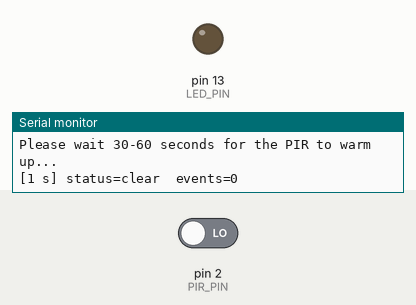
This sketch was run on a simulated Arduino Uno, built with avr-gcc and run on an emulated ATmega328P. Shown: output pins drawn as LEDs (lit = HIGH), the last lines printed to the serial monitor. The test bench sets the inputs (shaded band); at power-on: pin 2 (PIR_PIN) LOW.

Above: at 1.2 s.
1.3 s: pin 2 (PIR_PIN) driven HIGH
At 2.5 s:
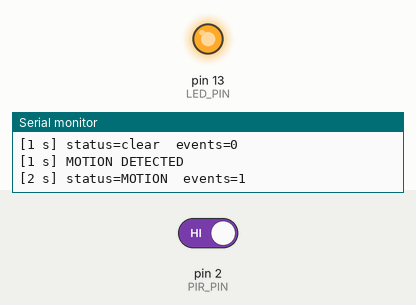
2.8 s: pin 2 (PIR_PIN) driven LOW
At 3.6 s:
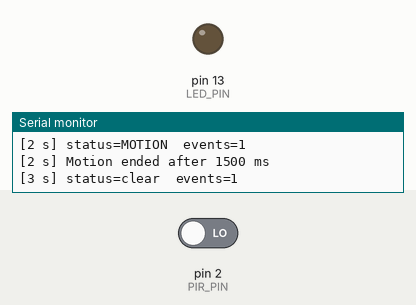
Timing chart, 0 to 5.8 s (numbered marks = the images above; inputs shaded):
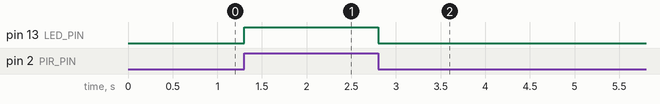

Measured:
- after the input at 1.3 s, pin 13 (LED_PIN): LOW → HIGH at once
- after the input at 2.8 s, pin 13 (LED_PIN): HIGH → LOW at once

The sketch:

PIR-Motion-Detector.ino
```cpp
// 034 - PIR Motion Detector
// Detects movement with an HC-SR501 PIR sensor and reports it over Serial.
// Board: Arduino Uno
// Wiring:
//   HC-SR501  ->  VCC = 5V, GND = GND, OUT = pin 2
//   Built-in LED on pin 13 lights up while motion is detected
//
// IMPORTANT SENSOR SETTINGS (see the two potentiometers on the module):
//   * Warm-up: the PIR needs about 30-60 seconds after power-up before it is
//     reliable. Do not judge the code during that first minute!
//   * Sensitivity pot (left): turn clockwise for longer detection distance.
//   * Time-delay pot (right): sets how long OUT stays HIGH after motion stops.
//   * The jumper on the back selects NON-RETRIGGERING (H) or RE-TRIGGERING (L).
//     Use the L position so OUT stays HIGH while movement continues.

// ---- Pin constants ----
const int PIR_PIN = 2;   // Digital output of the HC-SR501 (HIGH = motion)
const int LED_PIN = 13;  // Built-in LED shows the detection state

// ---- Timing constants ----
const unsigned long WARMUP_MS = 45000UL;   // 45 s warm-up message threshold
const unsigned long HEARTBEAT_MS = 1000;   // Idle status line once per second

unsigned long lastHeartbeat = 0;  // millis() of the last idle status line
unsigned long motionStart = 0;    // When the current motion period began
int motionEvents = 0;             // Number of separate motion periods seen
bool warmupDone = false;          // Have we passed the warm-up time?
bool motionActive = false;        // Is motion happening right now?

void setup() {
  pinMode(PIR_PIN, INPUT);   // The sensor drives this pin
  pinMode(LED_PIN, OUTPUT);

  Serial.begin(9600);
  Serial.println("PIR Motion Detector starting...");
  Serial.println("Please wait 30-60 seconds for the PIR to warm up...");
}

void loop() {
  unsigned long now = millis();

  // ---- Warm-up notice: printed once, 45 seconds after startup ----
  if (!warmupDone && now >= WARMUP_MS) {
    warmupDone = true;
    Serial.print("[");
    Serial.print(now / 1000);
    Serial.println(" s] Warm-up finished - sensor is now reliable.");
  }

  int motion = digitalRead(PIR_PIN);

  // ---- Rising edge: motion has just started ----
  if (motion == HIGH && !motionActive) {
    motionActive = true;
    motionStart = now;
    motionEvents++;

    digitalWrite(LED_PIN, HIGH);   // Visual indicator

    Serial.print("[");
    Serial.print(now / 1000);
    Serial.println(" s] MOTION DETECTED");
  }

  // ---- Falling edge: the sensor has gone quiet again ----
  if (motion == LOW && motionActive) {
    motionActive = false;
    digitalWrite(LED_PIN, LOW);

    Serial.print("[");
    Serial.print(now / 1000);
    Serial.print(" s] Motion ended after ");
    Serial.print(now - motionStart);
    Serial.println(" ms");
  }

  // ---- Idle heartbeat: proves the loop is running and shows the pin state ----
  if (now - lastHeartbeat >= HEARTBEAT_MS) {
    lastHeartbeat = now;
    Serial.print("[");
    Serial.print(now / 1000);
    Serial.print(" s] status=");
    Serial.print(motionActive ? "MOTION" : "clear");
    Serial.print("  events=");
    Serial.println(motionEvents);
  }
}
```
